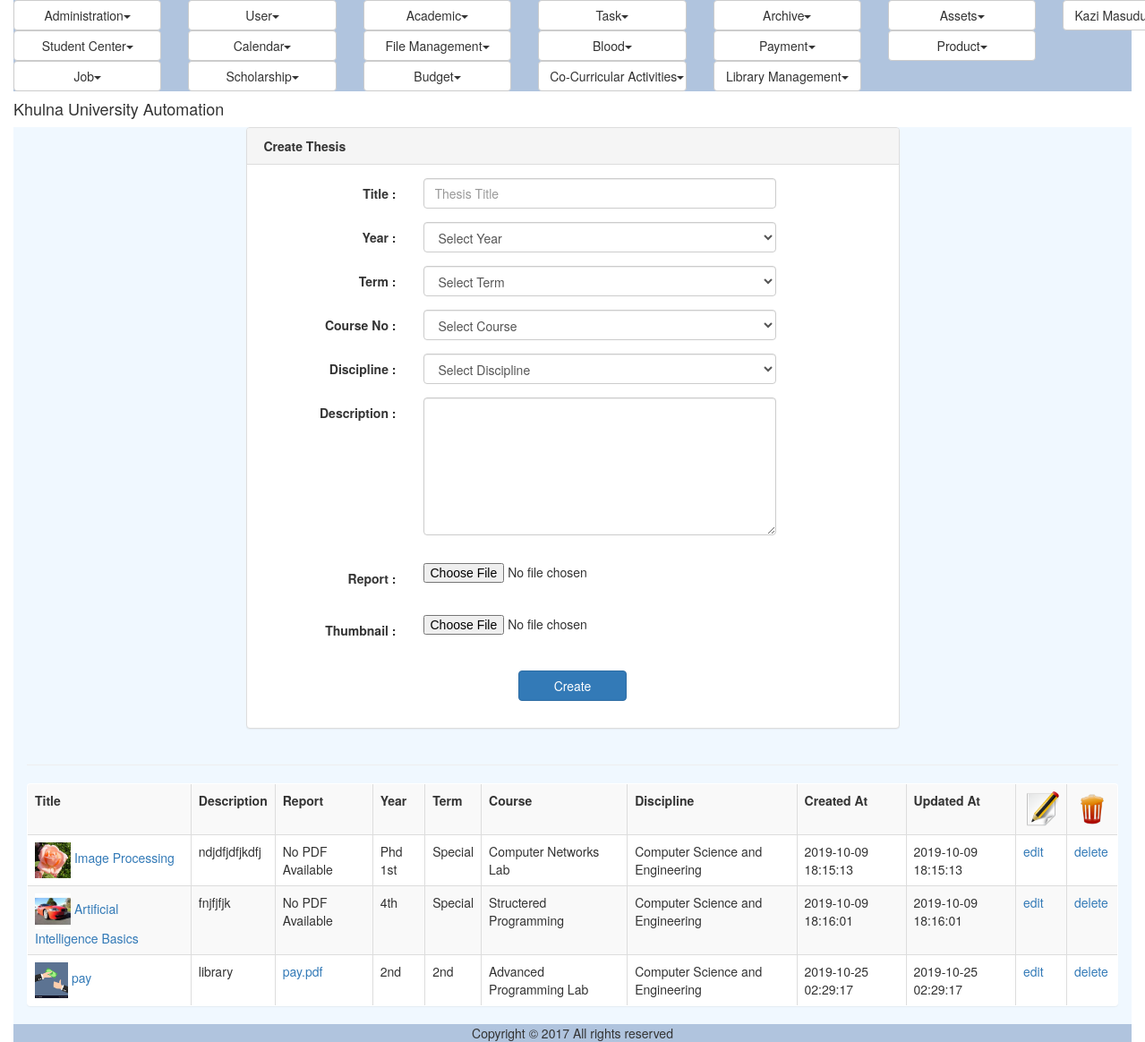
/thesis.php (signed in), run on the app's committed database.
### tables this page shows
CREATE TABLE IF NOT EXISTS `tms_thesis` (
  `id` varchar(40) NOT NULL,
  `thumbnail` text NOT NULL,
  `title` varchar(256) NOT NULL,
  `pdf_link` text,
  `description` text NOT NULL,
  `year_id` varchar(40) NOT NULL,
  `term_id` varchar(40) NOT NULL,
  `course_id` varchar(40) NOT NULL,
  `discipline_id` varchar(40) NOT NULL,
  `created_at` timestamp NOT NULL,
  `updated_at` timestamp NOT NULL,
  PRIMARY KEY (`id`),
  KEY `year_id` (`year_id`),
  KEY `term_id` (`term_id`),
  KEY `course_id` (`course_id`),
  KEY `discipline_id` (`discipline_id`)
);

CREATE TABLE IF NOT EXISTS `reg_year` (
  `ID` varchar(40) NOT NULL,
  `Name` varchar(20) NOT NULL,
  PRIMARY KEY (`ID`)
);

CREATE TABLE IF NOT EXISTS `reg_term` (
  `ID` varchar(40) NOT NULL,
  `Name` varchar(20) NOT NULL,
  PRIMARY KEY (`ID`)
);

CREATE TABLE IF NOT EXISTS `reg_course` (
  `ID` varchar(40) NOT NULL,
  `CourseNo` varchar(40) NOT NULL,
  `Title` varchar(100) NOT NULL,
  `Credit` double NOT NULL,
  `CourseTypeID` varchar(40) NOT NULL,
  `DisciplineID` varchar(40) NOT NULL,
  `PrequisiteID` varchar(40) DEFAULT NULL,
  `IsDeleted` tinyint(1) NOT NULL,
  PRIMARY KEY (`ID`)
);

CREATE TABLE IF NOT EXISTS `ums_discipline` (
  `ID` varchar(40) NOT NULL,
  `Name` varchar(50) NOT NULL,
  `ShortCode` varchar(20) DEFAULT NULL,
  `SchoolID` varchar(40) DEFAULT NULL,
  PRIMARY KEY (`ID`)
);

### modules/thesisArchive/ui/view.thesis.inc (the view, shortened to what the rows shown need)
<?php
include_once 'blade/view.thesis.blade.inc';
include_once COMMON.'class.common.inc';
include_once UTILITY.'class.util.inc';
?>
<div class="col-md-12">
    <div class="panel panel-table">
        <table class="table table-striped table-bordered table-responsive">
            <tr>
                <th>Title</th>
                <th>Description</th>
                <th>Report</th>
                <th>Year</th>
                <th>Term</th>
                <th>Course</th>
                <th>Discipline</th>
                <th>Created At</th>
                <th>Updated At</th>
                <th><img src="./resources/img/edit.ico" alt="Edit" height="40" weight = "40" class="table-img"></th>
                <th><img src="./resources/img/delete.png" alt="Delete" height="40" weight = "40" class="table-img"></th>
            </tr>
            <?php
            $Result=$_ThesisBao->getAllThesis();
            if($Result->getIsSuccess()){
                $ThesisList=$Result->getResultObject();
                foreach ($ThesisList as $thesis) {
                    ?>
                    <tr>
                        <td><a href="thesis_member.php?id=<?php echo $thesis->getThesisId();?>"><img src="<?php echo $thesis->getThesisThumbnail();?>" alt="Icon" height="40" weight = "40" class="table-img"><?php
                                echo ' '.$thesis->getThesisTitle(); ?></a></td>
                        <td><?php if(strlen($thesis->getThesisDescription())>50){
                                echo substr($thesis->getThesisDescription(),0,50).'...';
                            }else{
                                echo $thesis->getThesisDescription();
                            }  ?></td>
                        <td class="table-cell" <?php if (empty($thesis->getThesisPDFLink())) {
                            echo 'class="text-danger"';
                        } ?>>
                        <?php
                        if (!empty($thesis->getThesisPDFLink())) {
                            ?>
                            <a href="<?php echo $thesis->getThesisPDFLink(); ?>" style="text-decoration: none"><?php
                                if(strlen($thesis->getThesisTitle())>40){
                                    echo substr($thesis->getThesisTitle(),0,40).'...'.'.pdf' ;
                                }else{
                                    echo $thesis->getThesisTitle().'.pdf';
                                } ?></a>
                            <?php
                        }else{
                            echo "No PDF Available";
                        }
                        ?>
                        </td>
                        <td class="table-cell"><?php echo $Result=$_ThesisBao->getYear($thesis->getThesisYearId())->getResultObject()->getName();?></td>
                        <td class="table-cell"><?php echo $Result=$_ThesisBao->getTerm($thesis->getThesisTermId())->getResultObject()->getName();?></td>
                        <td><?php echo $Result=$_ThesisBao->getCourse($thesis->getThesisCourseId())->getResultObject()->getTitle();?></td>
                        <td><?php echo $Result=$_ThesisBao->getDiscipline($thesis->getThesisDisciplineId())->getResultObject()->getName();?></td>
                        <td class="table-cell"><?php echo $thesis->getThesisCreatedAt();?></td>
                        <td class="table-cell"><?php echo $thesis->getThesisUpdatedAt();?></td>
                        <td class="table-cell"><a href="?edit=<?php echo $thesis->getThesisId();?>" onclick="return confirm('sure to edit !');">edit</a></td>
                        <td class="table-cell"><a href="?del=<?php echo $thesis->getThesisId();?>" class="span-danger" onclick="return confirm('sure to delete !');">delete</a></td>
                    </tr>
            <?php
                }
            }
            ?>
        </table>
    </div>
</div>

### data on the page
tms_thesis: thumbnail (picture), title "Image Processing", description "ndjdfjdfjkdfj", pdf_link "No PDF Available", year.Name "Phd 1st", term.Name "Special", course.Title "Computer Networks Lab", discipline.Name "Computer Science and Engineering", created_at "2019-10-09 18:15:13", updated_at "2019-10-09 18:15:13"
tms_thesis: thumbnail (picture), title "Artificial Intelligence Basics", description "fnjfjfjk", pdf_link "No PDF Available", year.Name "4th", term.Name "Special", course.Title "Structered Programming", discipline.Name "Computer Science and Engineering", created_at "2019-10-09 18:16:01", updated_at "2019-10-09 18:16:01"
tms_thesis: thumbnail (picture), title "pay", description "library", year.Name "2nd", term.Name "2nd", course.Title "Advanced Programming Lab", discipline.Name "Computer Science and Engineering", created_at "2019-10-25 02:29:17", updated_at "2019-10-25 02:29:17"

### other printed values
$globalMenu[$i]->getTitle() "Administration User Academic Task Archive Assets Student Center Calendar File Management Blood Payment Product Job Scholarship Budget Co-Curricular Activities Library Management"
$CurrentUser->getFullName() "Kazi…"
